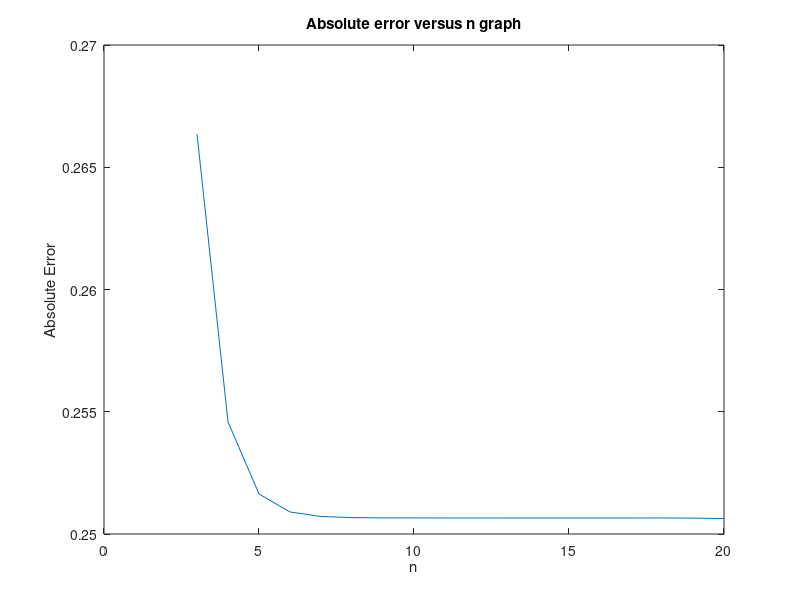

Reproduce this figure in MATLAB.
% Kaan Işıldak / no: 090160360

% Question 1) a)

% m= p_n
n=3;
m=2*((2)^(1/2));
p_n2=zeros(1,20);

while n<21
    p_n1=(2^n)*((2*(1-((1-((m)/(2^n))^2)^(1/2))))^(1/2));
    p_n2(1,n)=p_n1;
    m=p_n1;
    n=n+1;
end
p_n2=p_n2(:,3:20);

abs_err=(pi)-(p_n2);
n=3:1:20;
plot(n,abs_err)
xlabel('n')
ylabel('Absolute Error')
title('Absolute error versus n graph')

% Question 1) b)

r = randi([-100 100],1,15);
% x=positive numbers
i=1;
j=1;
while i<16
    if r(1,i)>0
        x(1,j)=r(1,i);
        j=j+1;
    end
    i=i+1;
end
% n in question is k=n
k=j-1;
w=1;
sum=0;
while w<k
    sum=sum+(1/x(1,w));
    w=w+1;
end

if (size(x)==0)
    har_avg=0;
else
    har_avg=k/sum;

end

% Question 2)
% calculated in dollars
disp('Everything down below are in dollars');
for con=[200 500 700 1000 1500]
if (con<=500)
    disp((con*0.02)+5)
elseif ((con>500)&&(con<=1000))
    disp(5000+(0.05*(con-500))+5)
    else
    disp(35000+(0.1*(con-1000))+5)
end
end